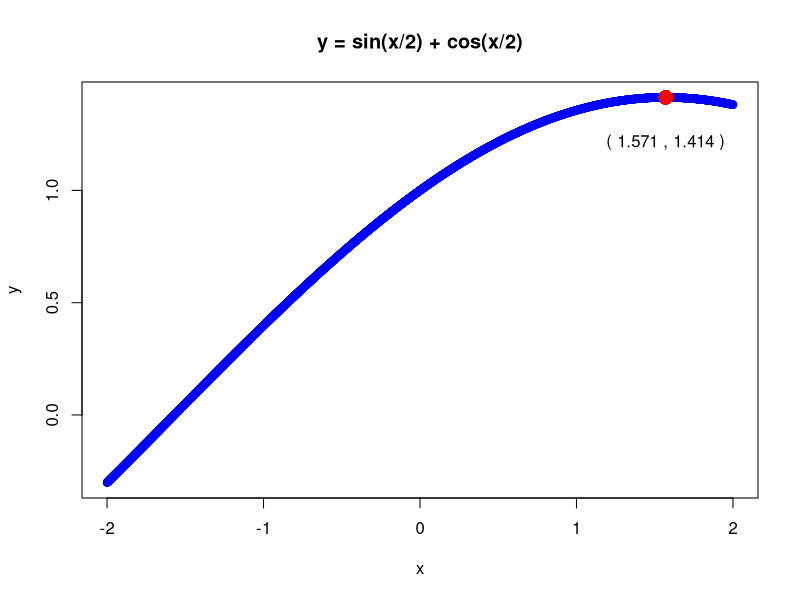
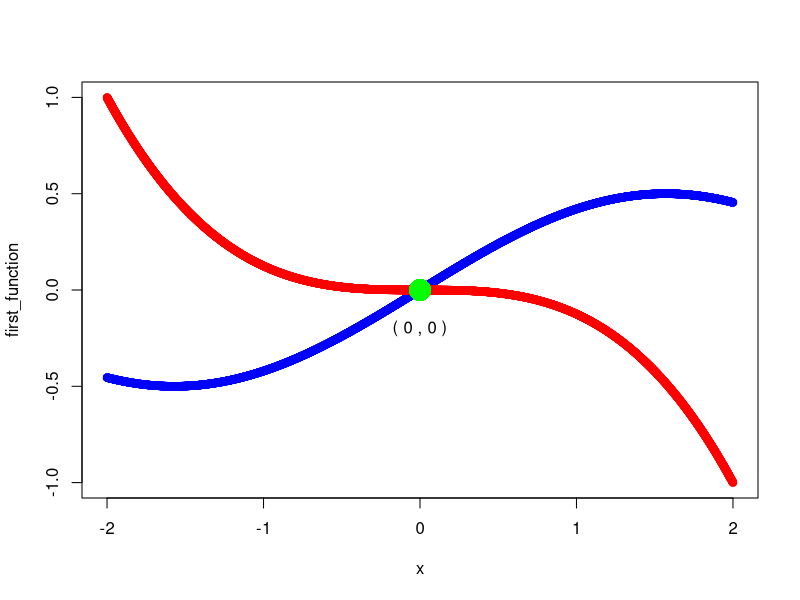
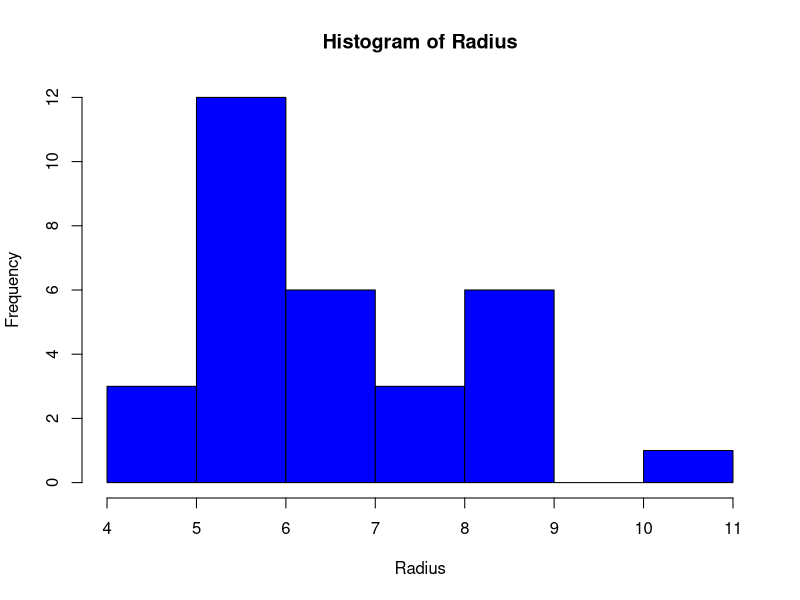
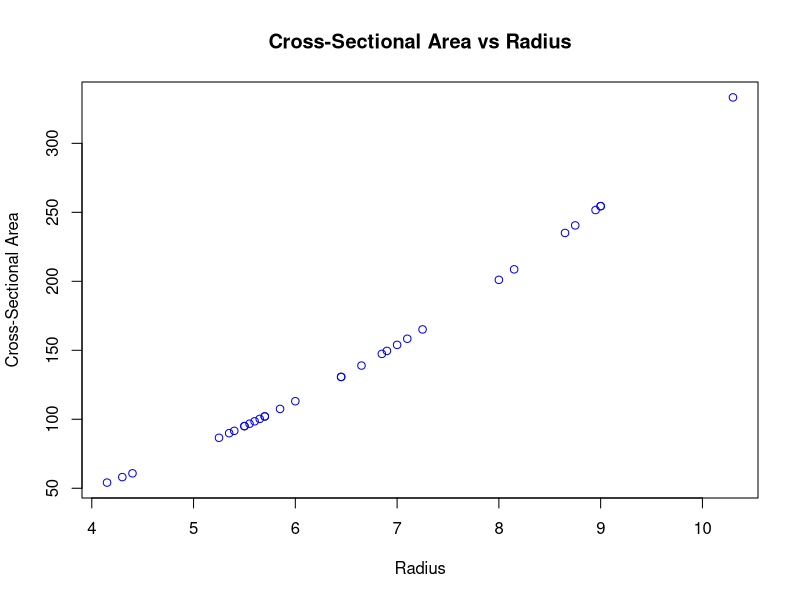
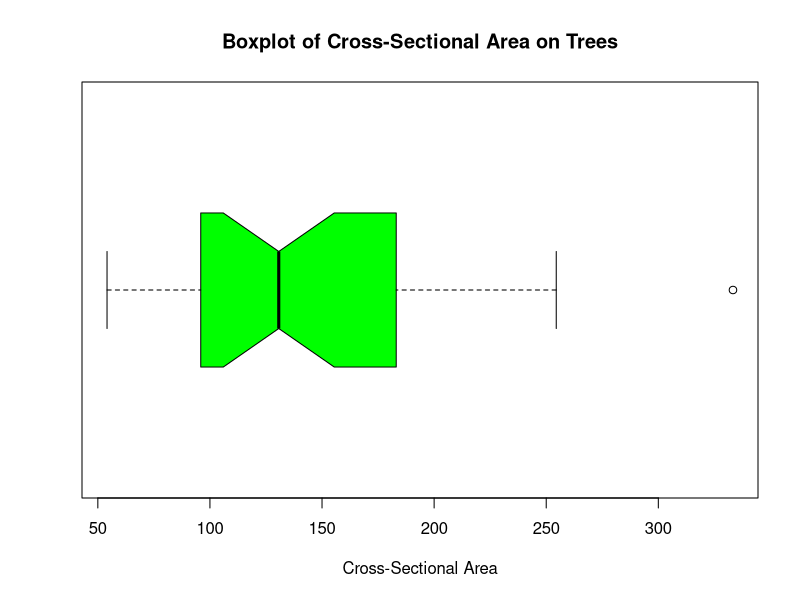
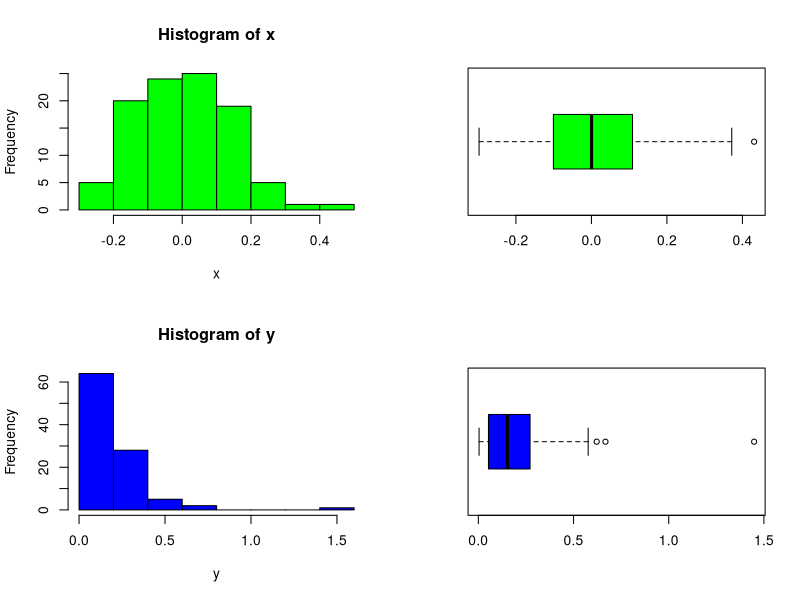
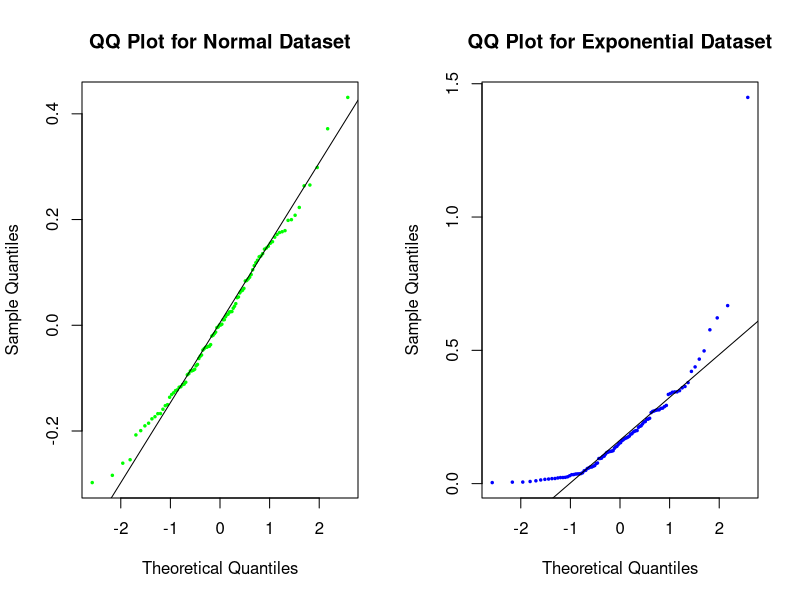

Source code (R) for these figures, in order:
## ---- chunk 1
# DO NOT ADD OR REVISE CODE HERE
knitr::opts_chunk$set(echo = TRUE, eval = TRUE)

## ---- chunk 2
v1<-c(0:4,13,rep(c(2,-5.1,-23), times = 3),sum(7/42, 3, 35/42))
print(v1)
## ---- chunk 3
v1<-sort(v1, decreasing = FALSE)
print(v1)
L = length(v1)
v2<-c(L:1)
v3<-v1+v2
print(v3)
## ---- chunk 4
v_extract<-c(v3[1],v3[L])
v4<-v3[!v3 %in% v_extract]
v_extract
v4
## ---- chunk 5
v5<-sort(c(v4,v_extract),decreasing = FALSE)
v5
sum(v5)
## ---- chunk 6
trig_function<-function(x) {
  y<-sin(x/2)+cos(x/2)
  return(y)
}


## ---- chunk 7
x<-seq(-2,2,length= 4001)
y<-trig_function(x)
round(x[which.max(y)],3)
round(y[which.max(y)],3)
## ---- chunk 8
plot(x,y,main = "y = sin(x/2) + cos(x/2)",col = "blue",)
points(x[which.max(y)],y[which.max(y)],col = "red",pch = 16, cex = 2)
text(x = x[which.max(y)],y = y[which.max(y)]-0.2,paste("(",round(x[which.max(y)],3),",",round(y[which.max(y)],3),")"))

## ---- chunk 9
first_function<-cos(x/2)*sin(x/2)
second_function<- -(x/2)^3

x_pos = x[which(first_function == second_function)]
y_pos = first_function[which(first_function == second_function)]
plot(x,first_function, col = "blue", ylim = c(-1,1))
points(x,second_function, col = "red")
points(x_pos, y_pos, col = "green",cex = 3, pch = 16)
text(x_pos, y_pos-0.2,paste("(",x_pos,",",y_pos,")"))

## ---- chunk 10
data(trees)
str(trees)
apply(trees,2,FUN = median)
trees[trees$Girth == median(trees$Girth),]

## ---- chunk 11
Radius <- trees$Girth/2
Area<- pi*(Radius^2)
stem(Radius)
hist(Radius, col = "blue")
plot(Radius,Area, col = "blue",ylab = "Cross-Sectional Area", main = "Cross-Sectional Area vs Radius")
## ---- chunk 12
boxplot(Area,notch = TRUE, col = "green", horizontal = TRUE, xlab = "Cross-Sectional Area", main = "Boxplot of Cross-Sectional Area on Trees")

## ---- chunk 13
boxplot.stats(Area,coef = 3)
cat("There are no values in the outlier field.")
largest_tree<-which.max(Area)
cat("Tree #",largest_tree,"has the largest area with a girth of",trees$Girth[largest_tree],", height of",trees$Height[largest_tree],"and volume of",trees$Volume[largest_tree],".")
## ---- chunk 14
set.seed(124)
y<-rexp(100, rate = 5.5)
set.seed(127)
x<-rnorm(100, mean = 0, sd = 0.15)
comparison<-cbind(x,y)
round(apply(comparison, 2, FUN = IQR),4)

## ---- chunk 15
par(mfrow = c(2,2))
hist(x, col = "green")
boxplot(x, col = "green", horizontal = TRUE)
hist(y, col = "blue")
boxplot(y, col = "blue", horizontal = TRUE)

## ---- chunk 16
par(mfrow = c(1,2))
qqnorm(x, col = "green", main = "QQ Plot for Normal Dataset", cex = 0.5, pch = 20)
qqline(x)
qqnorm(y, col = "blue", main = "QQ Plot for Exponential Dataset", cex = 0.5, pch = 20)
qqline(y)
boxplot.stats(x, coef= 3)
cat("There are no extreme outliers in the normal dataset.")
boxplot.stats(y, coef= 3)
cat("There is one extreme outlier in the exponential dataset.")
